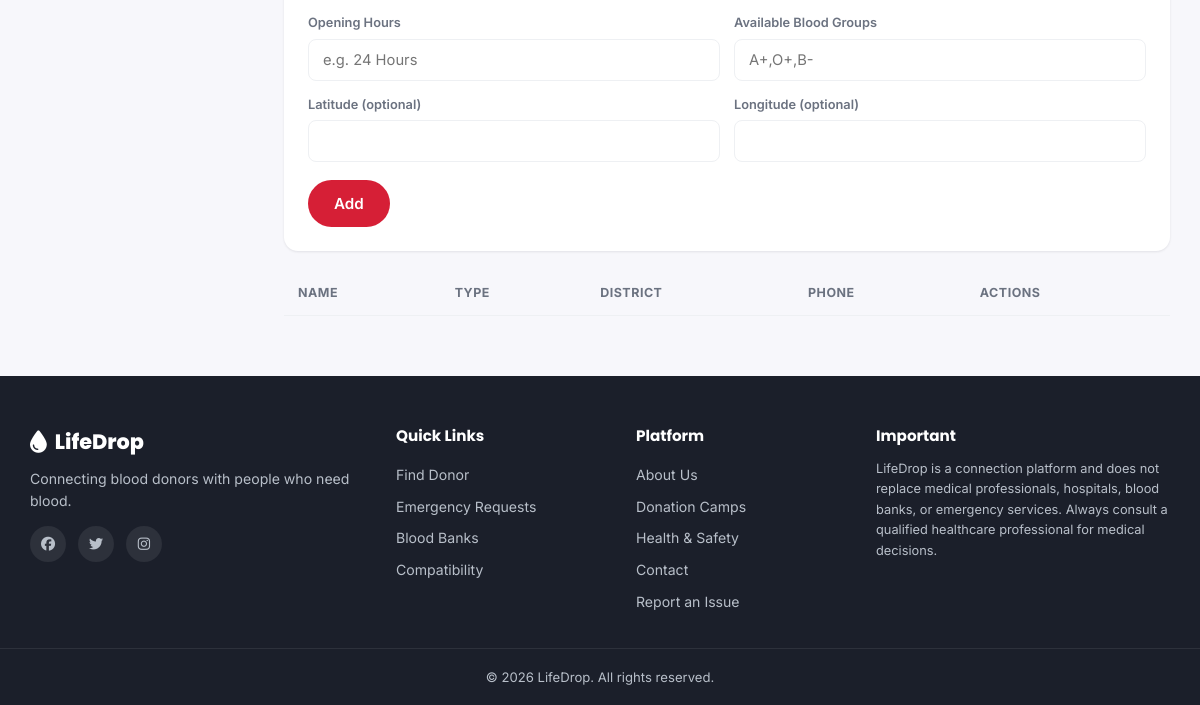
The app's page /admin/hospitals.php (signed in, lower part), older data.
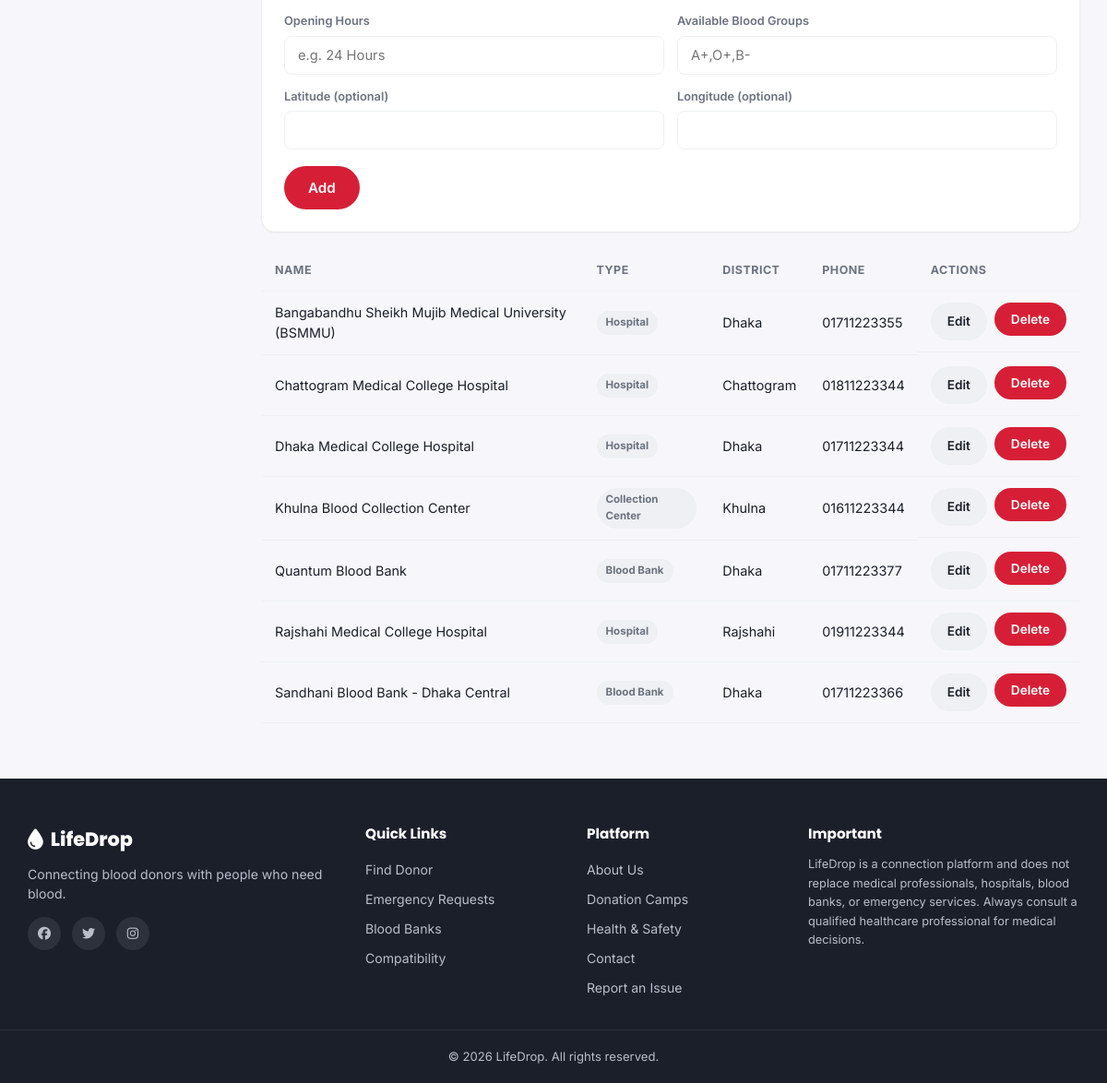
The same page, newer data.
### tables this page shows
CREATE TABLE `hospitals` (
  `id` INT UNSIGNED NOT NULL AUTO_INCREMENT,
  `name` VARCHAR(150) NOT NULL,
  `type` ENUM('hospital','blood_bank','collection_center') NOT NULL DEFAULT 'hospital',
  `address` VARCHAR(255) NOT NULL,
  `division` VARCHAR(50) NOT NULL,
  `district` VARCHAR(50) NOT NULL,
  `phone` VARCHAR(20) DEFAULT NULL,
  `opening_hours` VARCHAR(100) DEFAULT NULL,
  `available_blood_groups` VARCHAR(100) DEFAULT NULL,
  `latitude` DECIMAL(10,7) DEFAULT NULL,
  `longitude` DECIMAL(10,7) DEFAULT NULL,
  `map_link` VARCHAR(255) DEFAULT NULL,
  `created_at` TIMESTAMP NOT NULL DEFAULT CURRENT_TIMESTAMP,
  PRIMARY KEY (`id`),
  KEY `idx_location` (`division`,`district`),
  KEY `idx_type` (`type`)
);

### includes/functions.php (called while the page is built, shortened)
<?php
function e($value) {
    return htmlspecialchars($value ?? '', ENT_QUOTES, 'UTF-8');
}

### admin/hospitals.php (the view, shortened to what this page needs)
<?php
require_once __DIR__ . '/../includes/auth.php';
$editing = null;
$hospitals = $pdo->query('SELECT * FROM hospitals ORDER BY name')->fetchAll();
$typeLabels = ['hospital' => 'Hospital', 'blood_bank' => 'Blood Bank', 'collection_center' => 'Collection Center'];
require_once __DIR__ . '/../includes/header.php';
?>
<div class="dash-wrap">
    <div class="dash-main">
        <div class="card mb-2">
            <form method="post" action="<?= e(SITE_URL) ?>/admin/hospitals.php">
                <div class="form-grid">
                    <div class="form-group"><label>Opening Hours</label><input type="text" name="opening_hours" value="<?= e($editing['opening_hours'] ?? '') ?>" placeholder="e.g. 24 Hours"></div>
                    <div class="form-group"><label>Available Blood Groups</label><input type="text" name="available_blood_groups" value="<?= e($editing['available_blood_groups'] ?? '') ?>" placeholder="A+,O+,B-"></div>
                    <div class="form-group"><label>Latitude (optional)</label><input type="text" name="latitude" value="<?= e($editing['latitude'] ?? '') ?>"></div>
                    <div class="form-group"><label>Longitude (optional)</label><input type="text" name="longitude" value="<?= e($editing['longitude'] ?? '') ?>"></div>
                </div>
                <div class="form-actions flex gap-1">
                    <button type="submit" class="btn btn-primary"><?= $editing ? 'Update' : 'Add' ?></button>
                </div>
            </form>
        </div>
        <div class="table-wrap">
            <table class="data-table">
                <thead><tr><th>Name</th><th>Type</th><th>District</th><th>Phone</th><th>Actions</th></tr></thead>
                <tbody>
                <?php foreach ($hospitals as $h): ?>
                    <tr>
                        <td><?= e($h['name']) ?></td>
                        <td><span class="badge badge-muted"><?= e($typeLabels[$h['type']] ?? $h['type']) ?></span></td>
                        <td><?= e($h['district']) ?></td>
                        <td><?= e($h['phone'] ?? '—') ?></td>
                        <td class="table-actions">
                            <a href="?edit=<?= e($h['id']) ?>" class="btn btn-light btn-sm">Edit</a>
                            <form method="post" style="display:inline;" data-confirm="Delete this entry?">
                                <button type="submit" class="btn btn-danger btn-sm">Delete</button>
                            </form>
                        </td>
                    </tr>
                <?php endforeach; ?>
                </tbody>
            </table>
        </div>
    </div>
</div>
<?php require_once __DIR__ . '/../includes/footer.php'; ?>

Row changes from the older to the newer data that the page shows:
added hospitals: name "Bangabandhu Sheikh Mujib Medical University (BSMMU)", type "Hospital", district "Dhaka", phone "01711223355"
added hospitals: name "Chattogram Medical College Hospital", type "Hospital", district "Chattogram", phone "01811223344"
added hospitals: name "Dhaka Medical College Hospital", type "Hospital", district "Dhaka", phone "01711223344"
added hospitals: name "Khulna Blood Collection Center", type "Collection Center", district "Khulna", phone "01611223344"
added hospitals: name "Quantum Blood Bank", type "Blood Bank", district "Dhaka", phone "01711223377"
added hospitals: name "Rajshahi Medical College Hospital", type "Hospital", district "Rajshahi", phone "01911223344"
added hospitals: name "Sandhani Blood Bank - Dhaka Central", type "Blood Bank", district "Dhaka", phone "01711223366"
